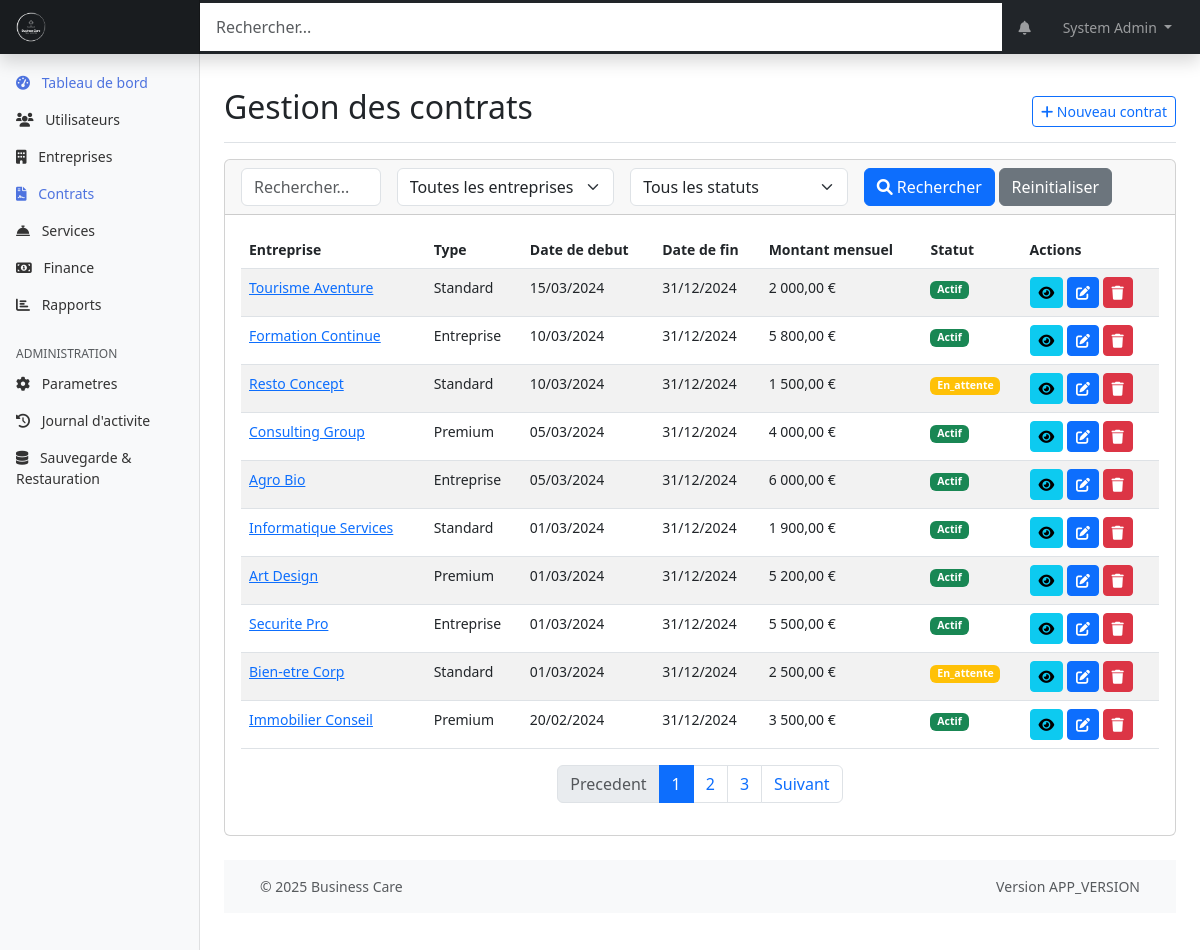
The page /web-admin/modules/contracts/index.php (signed in) on the database its author committed.
### tables this page shows
CREATE TABLE contrats (
    id INT PRIMARY KEY AUTO_INCREMENT,
    entreprise_id INT NOT NULL,
    date_debut DATE NOT NULL,
    date_fin DATE,
    montant_mensuel DECIMAL(10,2),
    nombre_salaries INT,
    type_contrat ENUM('standard', 'premium', 'entreprise') NOT NULL,
    statut ENUM('actif', 'expire', 'resilie', 'en_attente') DEFAULT 'actif',
    conditions_particulieres TEXT,
    created_at TIMESTAMP DEFAULT CURRENT_TIMESTAMP,
    updated_at TIMESTAMP DEFAULT CURRENT_TIMESTAMP ON UPDATE CURRENT_TIMESTAMP,
    FOREIGN KEY (entreprise_id) REFERENCES entreprises(id),
    INDEX idx_dates (date_debut, date_fin),
    INDEX idx_statut (statut)
);

CREATE TABLE entreprises (
    id INT PRIMARY KEY AUTO_INCREMENT,
    nom VARCHAR(255) NOT NULL,
    siret VARCHAR(14) UNIQUE,
    adresse TEXT,
    code_postal VARCHAR(10),
    ville VARCHAR(100),
    telephone VARCHAR(20),
    email VARCHAR(255),
    site_web VARCHAR(255),
    logo_url VARCHAR(255),
    taille_entreprise ENUM('1-10', '11-50', '51-200', '201-500', '500+'),
    secteur_activite VARCHAR(100),
    date_creation DATE,
    created_at TIMESTAMP DEFAULT CURRENT_TIMESTAMP,
    updated_at TIMESTAMP DEFAULT CURRENT_TIMESTAMP ON UPDATE CURRENT_TIMESTAMP,
    INDEX idx_siret (siret),
    INDEX idx_ville (ville)
);

### web-admin/includes/page_functions/modules/contracts.php (called while the page is built, shortened)
<?php
function contractsGetList($page = 1, $perPage = 10, $search = '', $statut = '', $entrepriseId = 0) {
    $where = '';
    $params = [];
    $offset = ($page - 1) * $perPage;
    $pdo = getDbConnection();
    $countSql = "SELECT COUNT(c.id) FROM contrats c LEFT JOIN entreprises e ON c.entreprise_id = e.id $where";
    $countStmt = $pdo->prepare($countSql);
    $countStmt->execute($params);
    $totalContracts = $countStmt->fetchColumn();
    $totalPages = ceil($totalContracts / $perPage);
    $page = max(1, min($page, $totalPages));
    $sql = "SELECT c.*, e.nom as nom_entreprise
            FROM contrats c
            LEFT JOIN entreprises e ON c.entreprise_id = e.id
            $where
            ORDER BY c.date_debut DESC LIMIT ?, ?";
    $params[] = $offset;
    $params[] = $perPage;
    $stmt = $pdo->prepare($sql);
    $stmt->execute($params);
    $contracts = $stmt->fetchAll(PDO::FETCH_ASSOC);
    return [
        'contracts' => $contracts,
        'currentPage' => $page,
        'totalPages' => $totalPages,
        'totalItems' => $totalContracts,
        'perPage' => $perPage
    ];
}

### web-admin/modules/contracts/index.php (the view, shortened to what this page needs)
<?php
require_once '../../includes/page_functions/modules/contracts.php';
$page = isset($_GET['page']) ? (int)$_GET['page'] : 1;
$search = isset($_GET['search']) ? $_GET['search'] : '';
$statut = isset($_GET['statut']) ? $_GET['statut'] : '';
$entreprise = isset($_GET['entreprise']) ? (int)$_GET['entreprise'] : 0;
$action = isset($_GET['action']) ? $_GET['action'] : '';
$contract = null;
$result = contractsGetList($page, 10, $search, $statut, $entreprise);
$contracts = $result['contracts'];
$totalPages = $result['totalPages'];
$page = $result['currentPage'];
$entreprises = contractsGetEntreprises();
include_once '../../templates/header.php';
?>
<div class="container-fluid">
    <div class="row">
<?php include_once '../../templates/sidebar.php'; ?>
<main class="col-md-9 ms-sm-auto col-lg-10 px-md-4">
    <div class="d-flex justify-content-between flex-wrap flex-md-nowrap align-items-center pt-3 pb-2 mb-3 border-bottom">
        <h1 class="h2">Gestion des contrats</h1>
        <div class="btn-toolbar mb-2 mb-md-0">
            <a href="?action=add" class="btn btn-sm btn-outline-primary">
                <i class="fas fa-plus"></i> Nouveau contrat
            </a>
        </div>
    </div>
    <?php if ($action === 'add' || $action === 'edit'): ?>
        <div class="card">
            <div class="card-header">
                <?php echo $action === 'add' ? 'Ajouter un nouveau contrat' : 'Modifier le contrat'; ?>
            </div>
            <div class="card-body">
                <form method="post">
                   <input type="hidden" name="csrf_token" value="<?php echo generateToken(); ?>">
                    <div class="row mb-3">
                        <div class="col-md-6">
                            <label for="entreprise_id" class="form-label">Entreprise*</label>
                            <select class="form-select" id="entreprise_id" name="entreprise_id" required>
                                <option value="">Selectionnez une entreprise...</option>
                                <?php foreach ($entreprises as $e): ?>
                                    <option value="<?php echo $e['id']; ?>" <?php echo (isset($contract['entreprise_id']) && $contract['entreprise_id'] == $e['id']) ? 'selected' : ''; ?>>
                                        <?php echo htmlspecialchars($e['nom']); ?>
                                    </option>
                                <?php endforeach; ?>
                            </select>
                        </div>
                        <div class="col-md-6">
                            <label for="type_contrat" class="form-label">Type de contrat*</label>
                            <select class="form-select" id="type_contrat" name="type_contrat" required>
                                <option value="">Selectionnez un type...</option>
                                <?php
                                $types = ['standard', 'premium', 'entreprise'];
                                foreach ($types as $t) {
                                    $selected = (isset($contract['type_contrat']) && $contract['type_contrat'] === $t) ? 'selected' : '';
                                    echo "<option value=\"$t\" $selected>" . ucfirst($t) . "</option>";
                                }
                                ?>
                            </select>
                        </div>
                    </div>
                    <div class="row mb-3">
                        <div class="col-md-6">
                            <label for="date_debut" class="form-label">Date de debut*</label>
                            <input type="date" class="form-control" id="date_debut" name="date_debut" value="<?php echo isset($contract['date_debut']) ? htmlspecialchars($contract['date_debut']) : ''; ?>" required>
                        </div>
                        <div class="col-md-6">
                            <label for="date_fin" class="form-label">Date de fin</label>
                            <input type="date" class="form-control" id="date_fin" name="date_fin" value="<?php echo isset($contract['date_fin']) ? htmlspecialchars($contract['date_fin']) : ''; ?>">
                        </div>
                    </div>
                    <div class="row mb-3">
                        <div class="col-md-4">
                            <label for="montant_mensuel" class="form-label">Montant mensuel (€)</label>
                            <input type="number" step="0.01" min="0" class="form-control" id="montant_mensuel" name="montant_mensuel" value="<?php echo isset($contract['montant_mensuel']) ? htmlspecialchars($contract['montant_mensuel']) : ''; ?>">
                        </div>
                        <div class="col-md-4">
                            <label for="nombre_salaries" class="form-label">Nombre de salaries</label>
                            <input type="number" min="1" class="form-control" id="nombre_salaries" name="nombre_salaries" value="<?php echo isset($contract['nombre_salaries']) ? htmlspecialchars($contract['nombre_salaries']) : ''; ?>">
                        </div>
                        <div class="col-md-4">
                            <label for="statut" class="form-label">Statut</label>
                            <select class="form-select" id="statut" name="statut">
                                <?php
                                $statuts = ['actif', 'expire', 'resilie', 'en_attente'];
                                foreach ($statuts as $s) {
                                    $selected = (isset($contract['statut']) && $contract['statut'] === $s) ? 'selected' : '';
                                    echo "<option value=\"$s\" $selected>" . ucfirst($s) . "</option>";
                                }
                                ?>
                            </select>
                        </div>
                    </div>
                    <div class="row mb-3">
                        <div class="col-md-12">
                            <label for="conditions_particulieres" class="form-label">Conditions particulieres</label>
                            <textarea class="form-control" id="conditions_particulieres" name="conditions_particulieres" rows="3"><?php echo isset($contract['conditions_particulieres']) ? htmlspecialchars($contract['conditions_particulieres']) : ''; ?></textarea>
                        </div>
                    </div>
                    <div class="row">
                        <div class="col-12">
                            <button type="submit" class="btn btn-primary">Enregistrer</button>
                            <a href="<?php echo WEBADMIN_URL; ?>/modules/contracts/" class="btn btn-secondary">Annuler</a>
                        </div>
                    </div>
                </form>
            </div>
        </div>
    <?php else: ?>
        <div class="card mb-4">
            <div class="card-header">
                <form method="get" class="row g-3">
                    <div class="col-md-2">
                        <input type="text" class="form-control" id="search" name="search" placeholder="Rechercher..." value="<?php echo htmlspecialchars($search); ?>">
                    </div>
                    <div class="col-md-3">
                        <select class="form-select" id="entreprise" name="entreprise">
                            <option value="">Toutes les entreprises</option>
                        </select>
                    </div>
                    <div class="col-md-3">
                        <select class="form-select" id="statut" name="statut">
                            <option value="">Tous les statuts</option>
                        </select>
                    </div>
                    <div class="col-md-4">
                        <button type="submit" class="btn btn-primary">
                            <i class="fas fa-search"></i> Rechercher
                        </button>
                        <a href="<?php echo WEBADMIN_URL; ?>/modules/contracts/" class="btn btn-secondary">Reinitialiser</a>
                    </div>
                </form>
            </div>
            <div class="card-body">
                <?php if (count($contracts) > 0): ?>
                    <table class="table table-striped table-hover">
                        <thead>
                            <tr>
                                <th>Entreprise</th>
                                <th>Type</th>
                                <th>Date de debut</th>
                                <th>Date de fin</th>
                                <th>Montant mensuel</th>
                                <th>Statut</th>
                                <th>Actions</th>
                            </tr>
                        </thead>
                        <tbody>
                            <?php foreach ($contracts as $contract): ?>
                                <tr>
                                    <td><a href="<?php echo WEBADMIN_URL; ?>/modules/companies/?action=view&id=<?php echo $contract['entreprise_id']; ?>"><?php echo htmlspecialchars($contract['nom_entreprise']); ?></a></td>
                                    <td><?php echo htmlspecialchars(ucfirst($contract['type_contrat'])); ?></td>
                                    <td><?php echo date('d/m/Y', strtotime($contract['date_debut'])); ?></td>
                                    <td><?php echo $contract['date_fin'] ? date('d/m/Y', strtotime($contract['date_fin'])) : '-'; ?></td>
                                    <td><?php echo $contract['montant_mensuel'] ? number_format($contract['montant_mensuel'], 2, ',', ' ') . ' €' : '-'; ?></td>
                                    <td><?php echo getStatusBadge($contract['statut']); ?></td>
                                    <td>
                                        <a href="?action=view&id=<?php echo $contract['id']; ?>" class="btn btn-sm btn-info">
                                            <i class="fas fa-eye"></i>
                                        </a>
                                        <a href="?action=edit&id=<?php echo $contract['id']; ?>" class="btn btn-sm btn-primary">
                                            <i class="fas fa-edit"></i>
                                        </a>
                                        <a href="?action=delete&id=<?php echo $contract['id']; ?>" class="btn btn-sm btn-danger" onclick="return confirm('Êtes-vous sûr de vouloir supprimer ce contrat ?')">
                                            <i class="fas fa-trash"></i>
                                        </a>
                                    </td>
                                </tr>
                            <?php endforeach; ?>
                        </tbody>
                    </table>
                    <?php if ($totalPages > 1): ?>
                        <nav>
                            <ul class="pagination justify-content-center">
                                <li class="page-item <?php echo $page <= 1 ? 'disabled' : ''; ?>">
                                    <a class="page-link" href="?page=<?php echo max(1, $page - 1); ?>&search=<?php echo urlencode($search); ?>&statut=<?php echo urlencode($statut); ?>&entreprise=<?php echo $entreprise; ?>">Precedent</a>
                                </li>
                                <?php for ($i = max(1, $page - 2); $i <= min($page + 2, $totalPages); $i++): ?>
                                    <li class="page-item <?php echo $i === $page ? 'active' : ''; ?>">
                                        <a class="page-link" href="?page=<?php echo $i; ?>&search=<?php echo urlencode($search); ?>&statut=<?php echo urlencode($statut); ?>&entreprise=<?php echo $entreprise; ?>"><?php echo $i; ?></a>
                                    </li>
                                <?php endfor; ?>
                                <li class="page-item <?php echo $page >= $totalPages ? 'disabled' : ''; ?>">
                                    <a class="page-link" href="?page=<?php echo min($totalPages, $page + 1); ?>&search=<?php echo urlencode($search); ?>&statut=<?php echo urlencode($statut); ?>&entreprise=<?php echo $entreprise; ?>">Suivant</a>
                                </li>
                            </ul>
                        </nav>
                    <?php endif; ?>
                <?php else: ?>
                    <div class="alert alert-info">
                        Aucun contrat trouve. <a href="?action=add" class="alert-link">Ajouter un nouveau contrat</a>
                    </div>
                <?php endif; ?>
            </div>
        </div>
    <?php endif; ?>
    <?php include_once '../../templates/footer.php'; ?>
</main>
</div>
</div>

### shared/web-admin/functions.php (shortened to what this page needs)
<?php
function getStatusBadge($status) {
    $badges = [
        'actif' => 'success',
        'inactif' => 'danger',
        'en_attente' => 'warning',
        'suspendu' => 'secondary',
        'expire' => 'danger',
        'resilie' => 'danger',
        'accepte' => 'success',
        'refuse' => 'danger'
    ];
    $class = isset($badges[$status]) ? $badges[$status] : 'primary';
    return '<span class="badge bg-' . $class . '">' . ucfirst($status) . '</span>';
}

### rows shown on the page
contrats: entreprise.nom "Tourisme Aventure", type_contrat "Standard", date_debut "15/03/2024", date_fin "31/12/2024", montant_mensuel "2 000,00", statut "Actif"
contrats: entreprise.nom "Formation Continue", type_contrat "Entreprise", date_debut "10/03/2024", date_fin "31/12/2024", montant_mensuel "5 800,00", statut "Actif"
contrats: entreprise.nom "Resto Concept", type_contrat "Standard", date_debut "10/03/2024", date_fin "31/12/2024", montant_mensuel "1 500,00", statut "En_attente"
contrats: entreprise.nom "Consulting Group", type_contrat "Premium", date_debut "05/03/2024", date_fin "31/12/2024", montant_mensuel "4 000,00", statut "Actif"
contrats: entreprise.nom "Agro Bio", type_contrat "Entreprise", date_debut "05/03/2024", date_fin "31/12/2024", montant_mensuel "6 000,00", statut "Actif"
contrats: entreprise.nom "Informatique Services", type_contrat "Standard", date_debut "01/03/2024", date_fin "31/12/2024", montant_mensuel "1 900,00", statut "Actif"
contrats: entreprise.nom "Art Design", type_contrat "Premium", date_debut "01/03/2024", date_fin "31/12/2024", montant_mensuel "5 200,00", statut "Actif"
contrats: entreprise.nom "Securite Pro", type_contrat "Entreprise", date_debut "01/03/2024", date_fin "31/12/2024", montant_mensuel "5 500,00", statut "Actif"
contrats: entreprise.nom "Bien-etre Corp", type_contrat "Standard", date_debut "01/03/2024", date_fin "31/12/2024", montant_mensuel "2 500,00", statut "En_attente"
contrats: entreprise.nom "Immobilier Conseil", type_contrat "Premium", date_debut "20/02/2024", date_fin "31/12/2024", montant_mensuel "3 500,00", statut "Actif"

### other values the page prints
$_SESSION['user_name'] "System Admin"
APP_VERSION "APP_VERSION"
